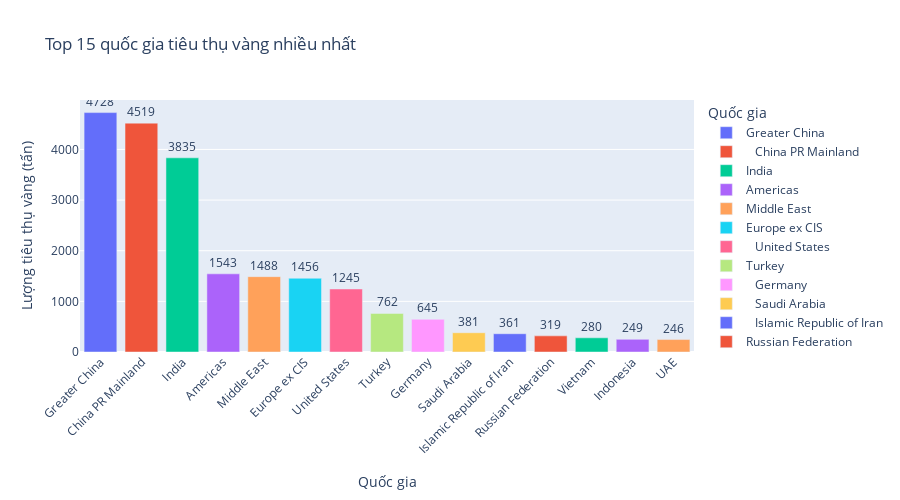

The notebook cell this image was saved under:
### Code cell
import plotly.express as px

# Tính tổng lượng tiêu thụ vàng theo quốc gia và lấy top 15
top15 = (
    df_long.groupby('country')['value']
    .sum()
    .sort_values(ascending=False)
    .head(15)
    .reset_index()
)

# Vẽ biểu đồ cột
fig = px.bar(
    top15,
    x='country',
    y='value',
     color='country',
    title='Top 15 quốc gia tiêu thụ vàng nhiều nhất',
    labels={'value': 'Lượng tiêu thụ vàng (tấn)', 'country': 'Quốc gia'},
    text='value'
)

# Căn chỉnh hiển thị
fig.update_traces(texttemplate='%{text:.0f}', textposition='outside')
fig.update_layout(
    xaxis_tickangle=-45,
    yaxis_title="Lượng tiêu thụ vàng (tấn)",
    xaxis_title="Quốc gia",
    height=500
)

fig.show()

### Figure 1 — Plotly figure (JSON) as saved in the notebook; plotly's stock layout.template omitted (floating-point values rounded to 4 significant figures)
{"data": [{"alignmentgroup": "True", "hovertemplate": "Quốc gia=%{x}<br>Lượng tiêu thụ vàng (tấn)=%{text}<extra></extra>", "legendgroup": "Greater China", "marker": {"color": "#636efa", "pattern": {"shape": ""}}, "name": "Greater China", "offsetgroup": "Greater China", "orientation": "v", "showlegend": true, "text": [4728.0], "textposition": "outside", "texttemplate": "%{text:.0f}", "type": "bar", "x": ["Greater China"], "xaxis": "x", "y": [4728.0], "yaxis": "y"}, {"alignmentgroup": "True", "hovertemplate": "Quốc gia=%{x}<br>Lượng tiêu thụ vàng (tấn)=%{text}<extra></extra>", "legendgroup": "   China PR Mainland", "marker": {"color": "#EF553B", "pattern": {"shape": ""}}, "name": "   China PR Mainland", "offsetgroup": "   China PR Mainland", "orientation": "v", "showlegend": true, "text": [4519.0], "textposition": "outside", "texttemplate": "%{text:.0f}", "type": "bar", "x": ["   China PR Mainland"], "xaxis": "x", "y": [4519.0], "yaxis": "y"}, {"alignmentgroup": "True", "hovertemplate": "Quốc gia=%{x}<br>Lượng tiêu thụ vàng (tấn)=%{text}<extra></extra>", "legendgroup": "India", "marker": {"color": "#00cc96", "pattern": {"shape": ""}}, "name": "India", "offsetgroup": "India", "orientation": "v", "showlegend": true, "text": [3835.0], "textposition": "outside", "texttemplate": "%{text:.0f}", "type": "bar", "x": ["India"], "xaxis": "x", "y": [3835.0], "yaxis": "y"}, {"alignmentgroup": "True", "hovertemplate": "Quốc gia=%{x}<br>Lượng tiêu thụ vàng (tấn)=%{text}<extra></extra>", "legendgroup": "Americas", "marker": {"color": "#ab63fa", "pattern": {"shape": ""}}, "name": "Americas", "offsetgroup": "Americas", "orientation": "v", "showlegend": true, "text": [1543.0], "textposition": "outside", "texttemplate": "%{text:.0f}", "type": "bar", "x": ["Americas"], "xaxis": "x", "y": [1543.0], "yaxis": "y"}, {"alignmentgroup": "True", "hovertemplate": "Quốc gia=%{x}<br>Lượng tiêu thụ vàng (tấn)=%{text}<extra></extra>", "legendgroup": "Middle East", "marker": {"color": "#FFA15A", "pattern": {"shape": ""}}, "name": "Middle East", "offsetgroup": "Middle East", "orientation": "v", "showlegend": true, "text": [1488.0], "textposition": "outside", "texttemplate": "%{text:.0f}", "type": "bar", "x": ["Middle East"], "xaxis": "x", "y": [1488.0], "yaxis": "y"}, {"alignmentgroup": "True", "hovertemplate": "Quốc gia=%{x}<br>Lượng tiêu thụ vàng (tấn)=%{text}<extra></extra>", "legendgroup": "Europe ex CIS", "marker": {"color": "#19d3f3", "pattern": {"shape": ""}}, "name": "Europe ex CIS", "offsetgroup": "Europe ex CIS", "orientation": "v", "showlegend": true, "text": [1456.0], "textposition": "outside", "texttemplate": "%{text:.0f}", "type": "bar", "x": ["Europe ex CIS"], "xaxis": "x", "y": [1456.0], "yaxis": "y"}, {"alignmentgroup": "True", "hovertemplate": "Quốc gia=%{x}<br>Lượng tiêu thụ vàng (tấn)=%{text}<extra></extra>", "legendgroup": "   United States", "marker": {"color": "#FF6692", "pattern": {"shape": ""}}, "name": "   United States", "offsetgroup": "   United States", "orientation": "v", "showlegend": true, "text": [1245.0], "textposition": "outside", "texttemplate": "%{text:.0f}", "type": "bar", "x": ["   United States"], "xaxis": "x", "y": [1245.0], "yaxis": "y"}, {"alignmentgroup": "True", "hovertemplate": "Quốc gia=%{x}<br>Lượng tiêu thụ vàng (tấn)=%{text}<extra></extra>", "legendgroup": "Turkey", "marker": {"color": "#B6E880", "pattern": {"shape": ""}}, "name": "Turkey", "offsetgroup": "Turkey", "orientation": "v", "showlegend": true, "text": [761.6], "textposition": "outside", "texttemplate": "%{text:.0f}", "type": "bar", "x": ["Turkey"], "xaxis": "x", "y": [761.6], "yaxis": "y"}, {"alignmentgroup": "True", "hovertemplate": "Quốc gia=%{x}<br>Lượng tiêu thụ vàng (tấn)=%{text}<extra></extra>", "legendgroup": "   Germany", "marker": {"color": "#FF97FF", "pattern": {"shape": ""}}, "name": "   Germany", "offsetgroup": "   Germany", "orientation": "v", "showlegend": true, "text": [645], "textposition": "outside", "texttemplate": "%{text:.0f}", "type": "bar", "x": ["   Germany"], "xaxis": "x", "y": [645], "yaxis": "y"}, {"alignmentgroup": "True", "hovertemplate": "Quốc gia=%{x}<br>Lượng tiêu thụ vàng (tấn)=%{text}<extra></extra>", "legendgroup": "   Saudi Arabia", "marker": {"color": "#FECB52", "pattern": {"shape": ""}}, "name": "   Saudi Arabia", "offsetgroup": "   Saudi Arabia", "orientation": "v", "showlegend": true, "text": [380.5], "textposition": "outside", "texttemplate": "%{text:.0f}", "type": "bar", "x": ["   Saudi Arabia"], "xaxis": "x", "y": [380.5], "yaxis": "y"}, {"alignmentgroup": "True", "hovertemplate": "Quốc gia=%{x}<br>Lượng tiêu thụ vàng (tấn)=%{text}<extra></extra>", "legendgroup": "   Islamic Republic of Iran", "marker": {"color": "#636efa", "pattern": {"shape": ""}}, "name": "   Islamic Republic of Iran", "offsetgroup": "   Islamic Republic of Iran", "orientation": "v", "showlegend": true, "text": [360.9], "textposition": "outside", "texttemplate": "%{text:.0f}", "type": "bar", "x": ["   Islamic Republic of Iran"], "xaxis": "x", "y": [360.9], "yaxis": "y"}, {"alignmentgroup": "True", "hovertemplate": "Quốc gia=%{x}<br>Lượng tiêu thụ vàng (tấn)=%{text}<extra></extra>", "legendgroup": "Russian Federation", "marker": {"color": "#EF553B", "pattern": {"shape": ""}}, "name": "Russian Federation", "offsetgroup": "Russian Federation", "orientation": "v", "showlegend": true, "text": [318.8], "textposition": "outside", "texttemplate": "%{text:.0f}", "type": "bar", "x": ["Russian Federation"], "xaxis": "x", "y": [318.8], "yaxis": "y"}, {"alignmentgroup": "True", "hovertemplate": "Quốc gia=%{x}<br>Lượng tiêu thụ vàng (tấn)=%{text}<extra></extra>", "legendgroup": "Vietnam", "marker": {"color": "#00cc96", "pattern": {"shape": ""}}, "name": "Vietnam", "offsetgroup": "Vietnam", "orientation": "v", "showlegend": true, "text": [280.2], "textposition": "outside", "texttemplate": "%{text:.0f}", "type": "bar", "x": ["Vietnam"], "xaxis": "x", "y": [280.2], "yaxis": "y"}, {"alignmentgroup": "True", "hovertemplate": "Quốc gia=%{x}<br>Lượng tiêu thụ vàng (tấn)=%{text}<extra></extra>", "legendgroup": "Indonesia", "marker": {"color": "#ab63fa", "pattern": {"shape": ""}}, "name": "Indonesia", "offsetgroup": "Indonesia", "orientation": "v", "showlegend": true, "text": [249.4], "textposition": "outside", "texttemplate": "%{text:.0f}", "type": "bar", "x": ["Indonesia"], "xaxis": "x", "y": [249.4], "yaxis": "y"}, {"alignmentgroup": "True", "hovertemplate": "Quốc gia=%{x}<br>Lượng tiêu thụ vàng (tấn)=%{text}<extra></extra>", "legendgroup": "   UAE", "marker": {"color": "#FFA15A", "pattern": {"shape": ""}}, "name": "   UAE", "offsetgroup": "   UAE", "orientation": "v", "showlegend": true, "text": [245.9], "textposition": "outside", "texttemplate": "%{text:.0f}", "type": "bar", "x": ["   UAE"], "xaxis": "x", "y": [245.9], "yaxis": "y"}], "layout": {"barmode": "relative", "height": 500, "legend": {"title": {"text": "Quốc gia"}, "tracegroupgap": 0}, "title": {"text": "Top 15 quốc gia tiêu thụ vàng nhiều nhất"}, "xaxis": {"anchor": "y", "categoryarray": ["Greater China", "   China PR Mainland", "India", "Americas", "Middle East", "Europe ex CIS", "   United States", "Turkey", "   Germany", "   Saudi Arabia", "   Islamic Republic of Iran", "Russian Federation", "Vietnam", "Indonesia", "   UAE"], "categoryorder": "array", "domain": [0, 1], "tickangle": -45, "title": {"text": "Quốc gia"}}, "yaxis": {"anchor": "x", "domain": [0, 1], "title": {"text": "Lượng tiêu thụ vàng (tấn)"}}}}
